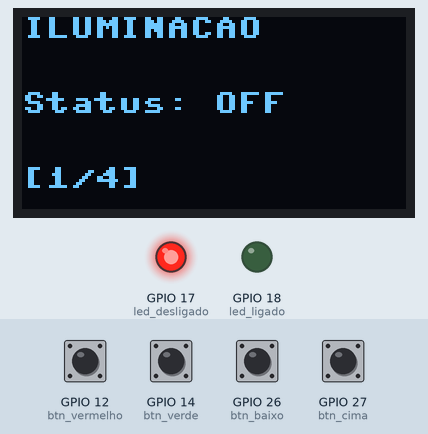
Recording of a program running on a simulated ESP32 board running MicroPython. On the bench: 128×64 one-colour display, output pins drawn as LEDs (lit = HIGH). Wiring (from the project's diagram.json): red button on GPIO 12, green button on GPIO 14, red LED on GPIO 17, green LED on GPIO 18, button on GPIO 26, button on GPIO 27. The test bench sets the inputs (shaded band); at power-on: GPIO 12 (btn_vermelho), GPIO 14 (btn_verde), GPIO 26 (btn_baixo), GPIO 27 (btn_cima) HIGH. Library files of the repository ran but are not shown: ssd1306.py; what the program prints to the serial console is not drawn.

Above: at 1.2 s.
1.3 s: GPIO 14 (btn_verde) pulled LOW for 0.15 s
At 1.9 s:
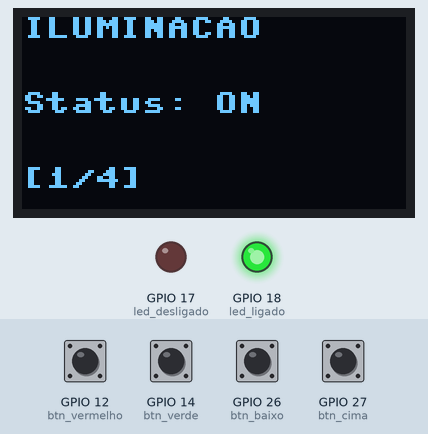
2.9 s: GPIO 26 (btn_baixo) pulled LOW for 1 s
At 3.8 s:
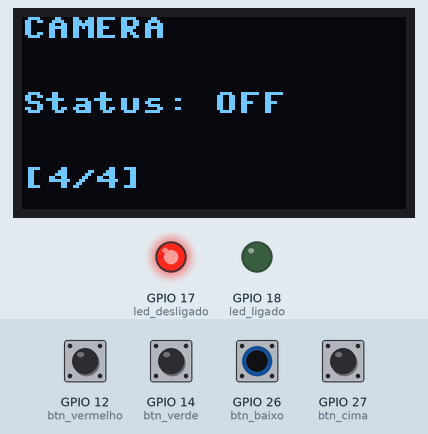
5.4 s: GPIO 14 (btn_verde) pulled LOW for 1 s
At 5.8 s:
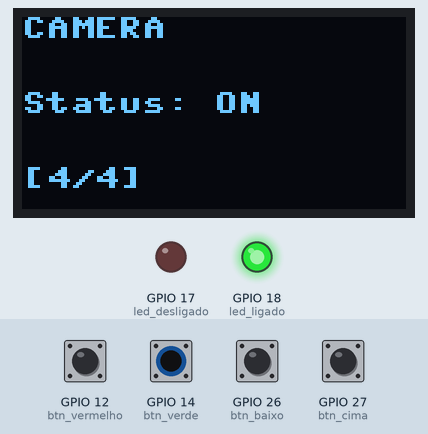
7.9 s: GPIO 12 (btn_vermelho) pulled LOW for 0.15 s
At 8.9 s:
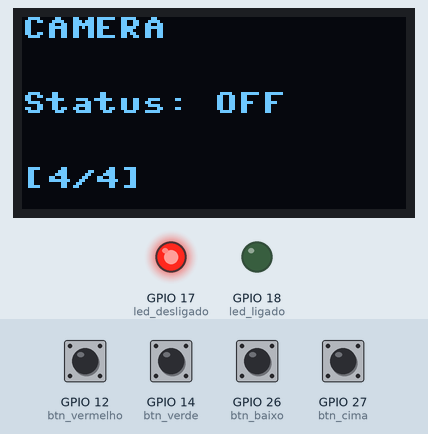
9.5 s: GPIO 27 (btn_cima) pulled LOW for 0.15 s
At 10.8 s:
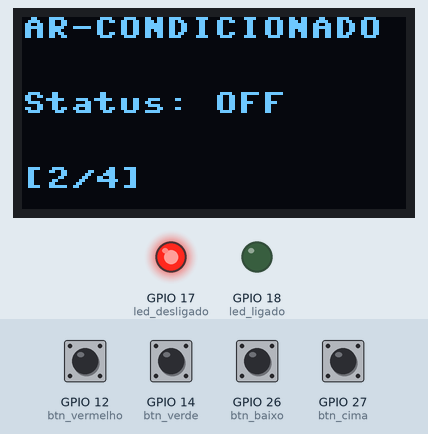
11.1 s: GPIO 14 (btn_verde) pulled LOW for 0.15 s
At 12.1 s:
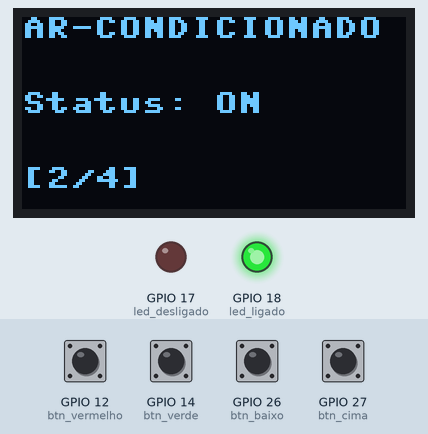
Timing chart, 0 to 13.7 s (numbered marks = the images above; inputs shaded):
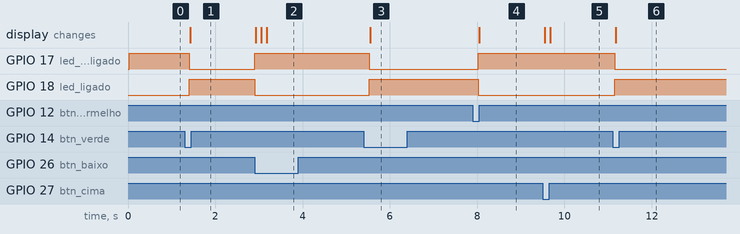

The program:

main.py
```python
import machine
import time
import ssd1306

#Botões de controle
btn_vermelho = machine.Pin(12, machine.Pin.IN, machine.Pin.PULL_UP)
btn_verde = machine.Pin(14, machine.Pin.IN, machine.Pin.PULL_UP)

#Botões de navegação
btn_cima = machine.Pin(27, machine.Pin.IN, machine.Pin.PULL_UP)
btn_baixo = machine.Pin(26, machine.Pin.IN, machine.Pin.PULL_UP)

#LED
led_desligado = machine.Pin(17, machine.Pin.OUT)
led_ligado = machine.Pin(18, machine.Pin.OUT)

#Tela
largura = 128
altura = 64
i2c = machine.I2C(0,scl=machine.Pin(22), sda=machine.Pin(21))
tela = ssd1306.SSD1306_I2C(largura, altura, i2c)

qual_tela = 1
status_iluminacao = "OFF"
status_ar_condicionado = "OFF"
status_portao_principal = "OFF"
status_camera = "OFF"

while True:

    if btn_cima.value() == 0 and qual_tela >= 2:
        qual_tela -= 1
        print("Botão cima OK")

    if btn_baixo.value() == 0 and qual_tela <= 3:
        qual_tela += 1
        print("Botão baixo OK")

    print(qual_tela)

    if qual_tela == 1:

        if btn_vermelho.value() == 0:
            status_iluminacao = "OFF"
            print("Botão vermelho OK")

        if btn_verde.value() == 0:
            status_iluminacao = "ON"
            print("Botão verde OK")

        tela.fill(0)
        tela.text("ILUMINACAO", 0, 0)
        #tela.text("Status:", 0, 25)
        if status_iluminacao == "OFF":
            tela.text("Status: OFF", 0, 25)
            led_desligado.value(1)
            led_ligado.value(0)
        elif status_iluminacao == "ON":
            tela.text("Status: ON", 0, 25)
            led_desligado.value(0)
            led_ligado.value(1)
        tela.text("[1/4]", 0, 50)
        tela.show()
    elif qual_tela == 2:

        if btn_vermelho.value() == 0:
            status_ar_condicionado = "OFF"
            print("Botão vermelho OK")

        if btn_verde.value() == 0:
            status_ar_condicionado = "ON"
            print("Botão verde OK")

        tela.fill(0)
        tela.text("AR-CONDICIONADO", 0, 0)
        #tela.text("Status:", 0, 25)
        if status_ar_condicionado == "OFF":
            tela.text("Status: OFF", 0, 25)
            led_desligado.value(1)
            led_ligado.value(0)
        elif status_ar_condicionado == "ON":
            tela.text("Status: ON", 0, 25)
            led_desligado.value(0)
            led_ligado.value(1)
        tela.text("[2/4]", 0, 50)
        tela.show()

    elif qual_tela == 3:

        if btn_vermelho.value() == 0:
            status_portao_principal = "OFF"
            print("Botão vermelho OK")

        if btn_verde.value() == 0:
            status_portao_principal = "ON"
            print("Botão verde OK")

        tela.fill(0)
        tela.text("PORTAO PRINCIPAL", 0, 0)
        #tela.text("Status:", 0, 25)
        if status_portao_principal == "OFF":
            tela.text("Status: OFF", 0, 25)
            led_desligado.value(1)
            led_ligado.value(0)
        elif status_portao_principal == "ON":
            tela.text("Status: ON", 0, 25)
            led_desligado.value(0)
            led_ligado.value(1)
        tela.text("[3/4]", 0, 50)
        tela.show()

    elif qual_tela == 4:

        if btn_vermelho.value() == 0:
            status_camera = "OFF"
            print("Botão vermelho OK")

        if btn_verde.value() == 0:
            status_camera = "ON"
            print("Botão verde OK")

        tela.fill(0)
        tela.text("CAMERA", 0, 0)
        #tela.text("Status:", 0, 25)
        if status_camera == "OFF":
            tela.text("Status: OFF", 0, 25)
            led_desligado.value(1)
            led_ligado.value(0)
        elif status_camera == "ON":
            tela.text("Status: ON", 0, 25)
            led_desligado.value(0)
            led_ligado.value(1)
        tela.text("[4/4]", 0, 50)
        tela.show()
    time.sleep(0.1)
```

Measured:
- after the input at 1.3 s, GPIO 17 (led_desligado): HIGH → LOW after 0.10 s; GPIO 18 (led_ligado): LOW → HIGH after 0.10 s; the display: changes after 0.13 s (image 1)
- after the input at 2.9 s, GPIO 17 (led_desligado): LOW → HIGH at once; GPIO 18 (led_ligado): HIGH → LOW at once; the display: first changes at once (image 2 shows a later state)
- after the input at 5.4 s, GPIO 17 (led_desligado): HIGH → LOW after 0.12 s; GPIO 18 (led_ligado): LOW → HIGH after 0.12 s; the display: changes after 0.15 s (image 3)
- after the input at 7.9 s, GPIO 17 (led_desligado): LOW → HIGH after 0.12 s; GPIO 18 (led_ligado): HIGH → LOW after 0.12 s; the display: changes after 0.15 s (image 4)
- after the input at 9.5 s, the display: first changes at once (image 5 shows a later state)
- after the input at 11.1 s, GPIO 17 (led_desligado): HIGH → LOW after 0.05 s; GPIO 18 (led_ligado): LOW → HIGH after 0.05 s; the display: changes after 0.07 s (image 6)
